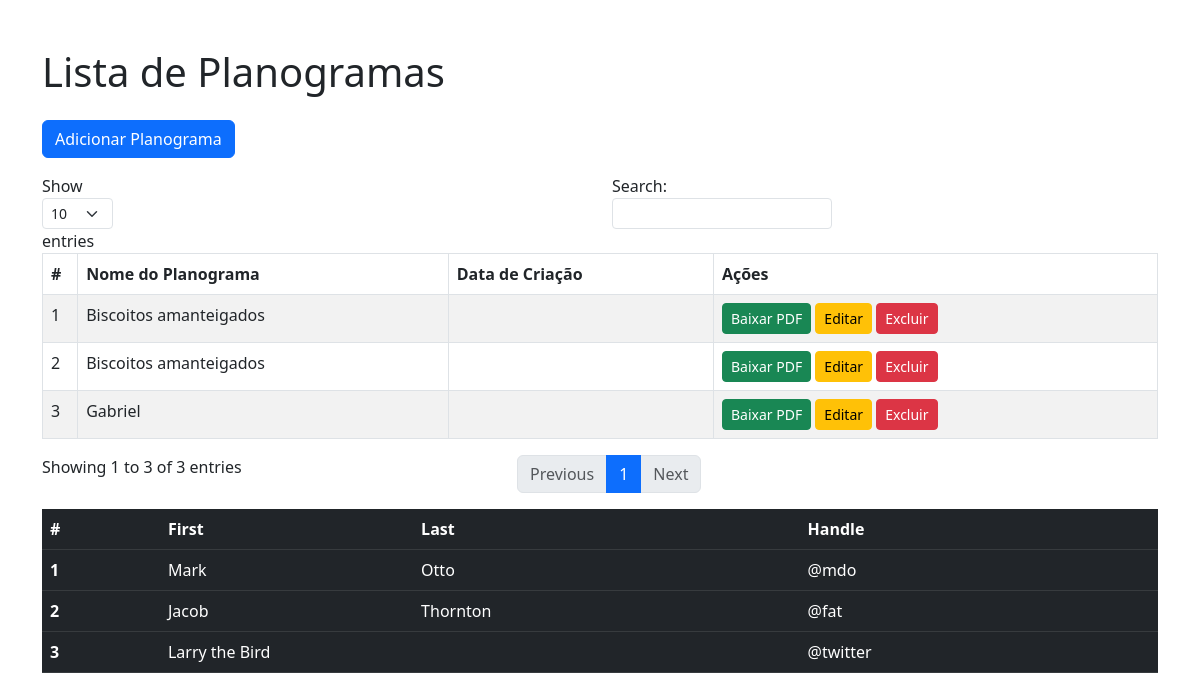
Page /planogramas/listar_planogramas on the earlier database version.
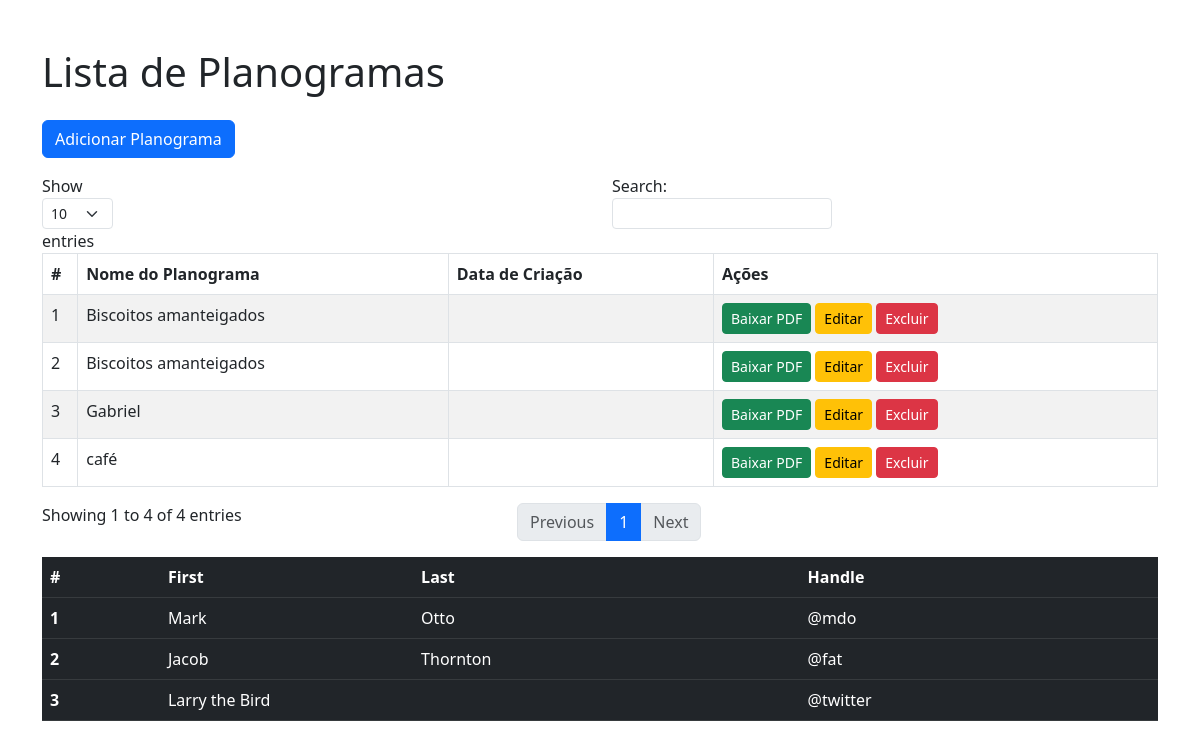
Same page on the later database version.
### planogramas/models.py (models this page shows, shortened)
class Planograma(models.Model):
    nome_planograma = models.CharField(max_length=255)
    loja = models.CharField(max_length=100)
    secao = models.CharField(max_length=100)
    categoria = models.CharField(max_length=100)
    atualizacao = models.DateTimeField(auto_now=True)
    previsao = models.DateField(null=True, blank=True)
    execucao = models.BooleanField(default=False)
    data_registro = models.DateField(auto_now=True)
    pdf = models.FileField(upload_to='planogramas_pdfs/')

### planogramas/views.py (the view)
# urls.py: path('listar_planogramas', views.listar_planograma, name='listar_planogramas'),
def listar_planograma(request):
    planogramas = Planograma.objects.all()
    return render(request, 'listar_planogramas.html', {'planogramas': planogramas})

### planogramas/templates/listar_planogramas.html (shortened to what this page needs)
<!DOCTYPE html>
<html lang="en">
<head>
    <link href="https://cdn.jsdelivr.net/npm/bootstrap@5.3.0/dist/css/bootstrap.min.css" rel="stylesheet">
</head>
<body>
    <div class="container mt-5">
        <h1 class="mb-4">Lista de Planogramas</h1>
        <a href="{% url 'criar_planograma' %}" class="btn btn-primary mb-3">Adicionar Planograma</a>
        <table id="tablePlanogramas" class="table table-striped table-bordered">
            <thead>
                <tr>
                    <th>#</th>
                    <th>Nome do Planograma</th>
                    <th>Data de Criação</th>
                    <th>Ações</th>
                </tr>
            </thead>
            <tbody>
                {% for planograma in planogramas %}
                <tr>
                    <td>{{ forloop.counter }}</td>
                    <td>{{ planograma.nome_planograma }}</td>
                    <td>{{ planograma.data_criacao|date:"d/m/Y H:i" }}</td>
                    <td>
                        <a href="{{ planograma.pdf.url }}" class="btn btn-success btn-sm" target="_blank">Baixar PDF</a>
                        <a href="{% url 'editar_planograma' planograma.id %}" class="btn btn-warning btn-sm">Editar</a>
                        <a href="{% url 'excluir_planograma' planograma.id %}" class="btn btn-danger btn-sm">Excluir</a>
                    </td>
                </tr>
                {% endfor %}
                <table class="table table-hover table-dark">
                    <thead>
                        <tr>
                            <th scope="col">#</th>
                            <th scope="col">First</th>
                            <th scope="col">Last</th>
                            <th scope="col">Handle</th>
                        </tr>
                    </thead>
                    <tbody>
                        <tr>
                            <th scope="row">1</th>
                            <td>Mark</td>
                            <td>Otto</td>
                            <td>@mdo</td>
                        </tr>
                        <tr>
                            <th scope="row">2</th>
                            <td>Jacob</td>
                            <td>Thornton</td>
                            <td>@fat</td>
                        </tr>
                        <tr>
                            <th scope="row">3</th>
                            <td colspan="2">Larry the Bird</td>
                            <td>@twitter</td>
                        </tr>
                    </tbody>
                </table>
            </tbody>
        </table>
    </div>
</body>
</html>

Differences in the rows shown:
added Planograma: nome_planograma "café"
Other differences:
text written by a page script: "Show entries Search: Showing 1 to 3 of 3 entries Previous 1 Next" → "Show entries Search: Showing 1 to 4 of 4 entries Previous 1 Next"
